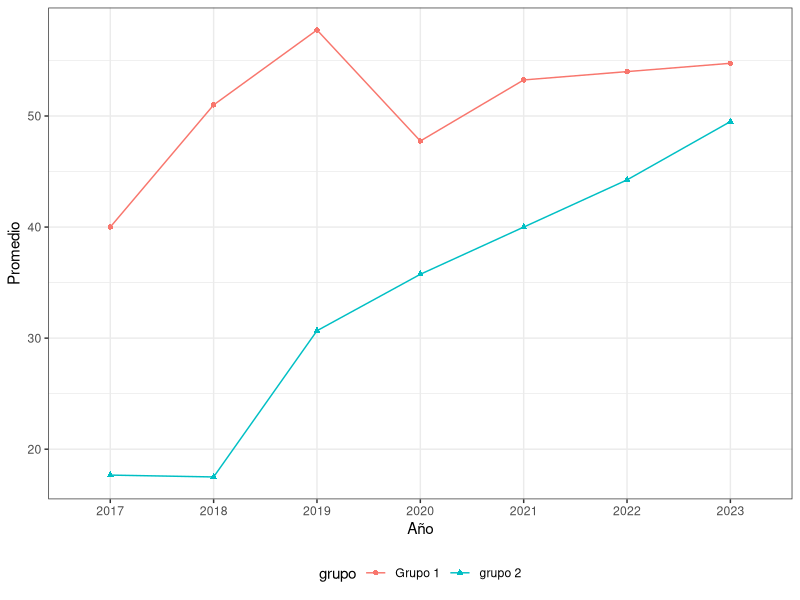

This chart was generated by the following R code:
## ---- chunk 1
knitr::opts_chunk$set(collapse = TRUE)
## ---- chunk 2
library(tidyverse)

datos <- tribble(
~"grupo", ~ "Municipio", ~"v_2017", ~"v_2018", ~"v_2019", ~"v_2020", ~"v_2021",~"v_2022",~"v_2023",
       1,       "11001",      53,      65,      74,      48,     67,     68,     79,
       1,       "05001",      37,      49,      54,      61,     60,     59,     58,
       1,       "08001",      25,      38,      45,      33,     36,     34,     33,
       1,       "76001",      45,      52,      58,      49,     50,     55,     49,
       2,       "88001",      15,      13,      17,      20,     25,     26,     28,
       2,       "63001",      17,      25,      33,      48,     55,     58,     65,
       2,       "50001",      21,      28,      42,      50,     52,     58,     60,
       2,       "23001",      NA,       4,      NA,      25,     28,     35,     45
)
## ---- chunk 3
(res1 <- datos |>  
         group_by(grupo) |> 
         summarise_at(vars(starts_with("v_20")), 
                     list(media = ~mean(., na.rm = T), 
                          desv.est = ~sd(., na.rm = T)))) 
## ---- chunk 4
(res2 <- datos |>  
         group_by(grupo) |> 
         summarise(across(starts_with("v_20"), 
                   list(media = ~mean(., na.rm = T), 
                        desv.est = ~sd(., na.rm = T)), 
                          .names = "{fn}_del_{col}")))
## ---- chunk 5

(res3 <- res2 |> 
         relocate(starts_with("media"), .after = grupo))
## ---- chunk 6
datos |> 
  rowwise() |> 
  dplyr::mutate(media = mean(c_across(starts_with("v_20")), na.rm = T))
## ---- chunk 7
(reesL <- res2 |>  
         pivot_longer(cols = -grupo, 
               names_to = c("estadistica", "anio"), 
               names_pattern = "(.*)_del_v_(.*)", 
               values_to = "valor"))
## ---- chunk 8
p <- reesL |> 
  filter(estadistica == "media") |> 
  mutate(grupo = factor(grupo, levels = 1:2, labels=c("Grupo 1", "grupo 2"))) |> 
  ggplot(aes(x = anio, y = valor, group = grupo, color = grupo, shape = grupo)) +
  geom_line() +
  geom_point() +
  labs(x = "Año", y = "Promedio") +
  theme_bw() +
  theme(legend.position = "bottom")

p
## ---- chunk 9
(reesA <- reesL |> 
         pivot_wider(names_from = estadistica,
                     values_from = valor))
## ---- chunk 10
(reesA2 <- reesL |> 
          pivot_wider(names_from = c("estadistica", "anio"),
                     values_from = valor))
